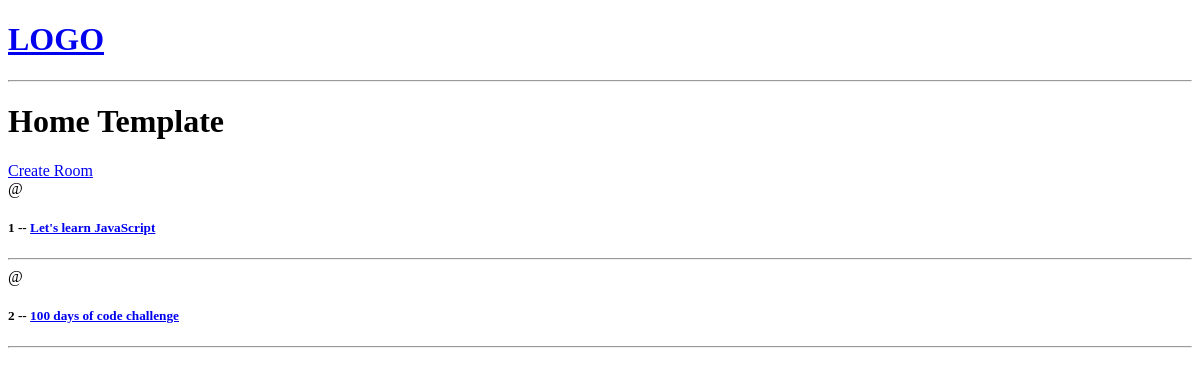
The app's page /, older data.
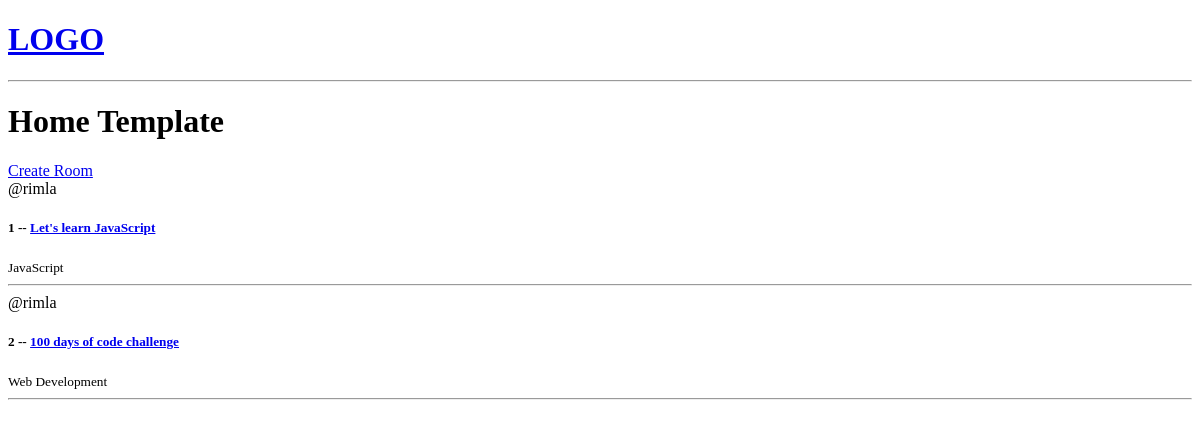
The same page, newer data.
### base/models.py (models this page shows, shortened)
class Room(models.Model):
    host = models.ForeignKey(User, on_delete=models.SET_NULL, null=True)
    topic = models.ForeignKey(Topic, on_delete=models.SET_NULL, null=True)
    name = models.CharField(max_length=200)
    description = models.TextField(null=True, blank=True)
    updated = models.DateTimeField(auto_now=True)
    created = models.DateTimeField(auto_now_add=True)

class Topic(models.Model):
    name = models.CharField(max_length=200)

### base/views.py (the view)
# urls.py: path('', views.home, name="home"),
def home(request):
    rooms = Room.objects.all()
    context = {'lobby': rooms}
    return render(request, 'base/home.html', context)

### base/templates/base/home.html
{% extends 'main.html' %}
{% block content %}
<h1>Home Template</h1>
<div>
    <a href="{% url 'create-room' %}">Create Room</a>
    <div>
        {% for room in lobby %}
            <div>
                <span>@{{room.host.username}}</span>
                <h5>{{room.id}} -- <a href="{% url 'room' room.id %}">{{room.name}}</a></h5>
                <small>{{room.topic.name}}</small>
                <hr>
            </div>
        {% endfor %}
    </div>
</div>
{% endblock content %}

Row changes from the older to the newer data that the page shows:
changed Room "Let's learn JavaScript": host.username (not shown) → "rimla"; topic.name (not shown) → "JavaScript"
changed Room id 2: host.username (not shown) → "rimla"; topic.name (not shown) → "Web Development"
